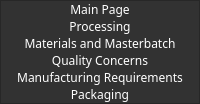
              <widget class="QFrame" name="frame_hpc">
               <property name="sizePolicy">
                <sizepolicy hsizetype="Preferred" vsizetype="Expanding">
                 <horstretch>0</horstretch>
                 <verstretch>0</verstretch>
                </sizepolicy>
               </property>
               <property name="minimumSize">
                <size>
                 <width>0</width>
                 <height>0</height>
                </size>
               </property>
               <property name="maximumSize">
                <size>
                 <width>16777215</width>
                 <height>0</height>
                </size>
               </property>
               <property name="styleSheet">
                <string notr="true">background-color: rgb(50, 50, 50);</string>
               </property>
               <property name="frameShape">
                <enum>QFrame::StyledPanel</enum>
               </property>
               <property name="frameShadow">
                <enum>QFrame::Raised</enum>
               </property>
               <layout class="QVBoxLayout" name="verticalLayout_6">
                <property name="spacing">
                 <number>0</number>
                </property>
                <property name="leftMargin">
                 <number>0</number>
                </property>
                <property name="topMargin">
                 <number>0</number>
                </property>
                <property name="rightMargin">
                 <number>0</number>
                </property>
                <property name="bottomMargin">
                 <number>0</number>
                </property>
                <item>
                 <widget class="QPushButton" name="Btn_hpc_main">
                  <property name="enabled">
                   <bool>true</bool>
                  </property>
                  <property name="sizePolicy">
                   <sizepolicy hsizetype="Minimum" vsizetype="Expanding">
                    <horstretch>0</horstretch>
                    <verstretch>0</verstretch>
                   </sizepolicy>
                  </property>
                  <property name="minimumSize">
                   <size>
                    <width>0</width>
                    <height>0</height>
                   </size>
                  </property>
                  <property name="font">
                   <font>
                    <family>Century Gothic</family>
                   </font>
                  </property>
                  <property name="layoutDirection">
                   <enum>Qt::LeftToRight</enum>
                  </property>
                  <property name="styleSheet">
                   <string notr="true">QPushButton {
	color: rgb(255, 255, 255);
	background-color: rgb(35, 35, 35, 0);
	border: 0px solid;
}
QPushButton:hover{
	background-color: rgb(85, 170, 255);
}</string>
                  </property>
                  <property name="text">
                   <string>Main Page</string>
                  </property>
                 </widget>
                </item>
                <item>
                 <widget class="QPushButton" name="Btn_hpc_process">
                  <property name="enabled">
                   <bool>true</bool>
                  </property>
                  <property name="sizePolicy">
                   <sizepolicy hsizetype="Minimum" vsizetype="Expanding">
                    <horstretch>0</horstretch>
                    <verstretch>0</verstretch>
                   </sizepolicy>
                  </property>
                  <property name="minimumSize">
                   <size>
                    <width>0</width>
                    <height>0</height>
                   </size>
                  </property>
                  <property name="font">
                   <font>
                    <family>Century Gothic</family>
                   </font>
                  </property>
                  <property name="layoutDirection">
                   <enum>Qt::LeftToRight</enum>
                  </property>
                  <property name="styleSheet">
                   <string notr="true">QPushButton {
	color: rgb(255, 255, 255);
	background-color: rgb(35, 35, 35, 0);
	border: 0px solid;
}
QPushButton:hover{
	background-color: rgb(85, 170, 255);
}</string>
                  </property>
                  <property name="text">
                   <string>Processing</string>
                  </property>
                 </widget>
                </item>
                <item>
                 <widget class="QPushButton" name="Btn_hpc_mat">
                  <property name="enabled">
                   <bool>true</bool>
                  </property>
                  <property name="sizePolicy">
                   <sizepolicy hsizetype="Minimum" vsizetype="Expanding">
                    <horstretch>0</horstretch>
                    <verstretch>0</verstretch>
                   </sizepolicy>
                  </property>
                  <property name="minimumSize">
                   <size>
                    <width>0</width>
                    <height>0</height>
                   </size>
                  </property>
                  <property name="font">
                   <font>
                    <family>Century Gothic</family>
                   </font>
                  </property>
                  <property name="layoutDirection">
                   <enum>Qt::LeftToRight</enum>
                  </property>
                  <property name="styleSheet">
                   <string notr="true">QPushButton {
	color: rgb(255, 255, 255);
	background-color: rgb(35, 35, 35, 0);
	border: 0px solid;
}
QPushButton:hover{
	background-color: rgb(85, 170, 255);
}</string>
                  </property>
                  <property name="text">
                   <string>Materials and Masterbatch</string>
                  </property>
                 </widget>
                </item>
                <item>
                 <widget class="QPushButton" name="Btn_hpc_qc">
                  <property name="enabled">
                   <bool>true</bool>
                  </property>
                  <property name="sizePolicy">
                   <sizepolicy hsizetype="Minimum" vsizetype="Expanding">
                    <horstretch>0</horstretch>
                    <verstretch>0</verstretch>
                   </sizepolicy>
                  </property>
                  <property name="minimumSize">
                   <size>
                    <width>0</width>
                    <height>0</height>
                   </size>
                  </property>
                  <property name="font">
                   <font>
                    <family>Century Gothic</family>
                   </font>
                  </property>
                  <property name="layoutDirection">
                   <enum>Qt::LeftToRight</enum>
                  </property>
                  <property name="styleSheet">
                   <string notr="true">QPushButton {
	color: rgb(255, 255, 255);
	background-color: rgb(35, 35, 35, 0);
	border: 0px solid;
}
QPushButton:hover{
	background-color: rgb(85, 170, 255);
}</string>
                  </property>
                  <property name="text">
                   <string>Quality Concerns</string>
                  </property>
                 </widget>
                </item>
                <item>
                 <widget class="QPushButton" name="Btn_hpc_manu">
                  <property name="enabled">
                   <bool>true</bool>
                  </property>
                  <property name="sizePolicy">
                   <sizepolicy hsizetype="Minimum" vsizetype="Expanding">
                    <horstretch>0</horstretch>
                    <verstretch>0</verstretch>
                   </sizepolicy>
                  </property>
                  <property name="minimumSize">
                   <size>
                    <width>0</width>
                    <height>0</height>
                   </size>
                  </property>
                  <property name="font">
                   <font>
                    <family>Century Gothic</family>
                   </font>
                  </property>
                  <property name="layoutDirection">
                   <enum>Qt::LeftToRight</enum>
                  </property>
                  <property name="styleSheet">
                   <string notr="true">QPushButton {
	color: rgb(255, 255, 255);
	background-color: rgb(35, 35, 35, 0);
	border: 0px solid;
}
QPushButton:hover{
	background-color: rgb(85, 170, 255);
}</string>
                  </property>
                  <property name="text">
                   <string>Manufacturing Requirements</string>
                  </property>
                 </widget>
                </item>
                <item>
                 <widget class="QPushButton" name="Btn_hpc_pack">
                  <property name="enabled">
                   <bool>true</bool>
                  </property>
                  <property name="sizePolicy">
                   <sizepolicy hsizetype="Minimum" vsizetype="Expanding">
                    <horstretch>0</horstretch>
                    <verstretch>0</verstretch>
                   </sizepolicy>
                  </property>
                  <property name="minimumSize">
                   <size>
                    <width>0</width>
                    <height>0</height>
                   </size>
                  </property>
                  <property name="font">
                   <font>
                    <family>Century Gothic</family>
                   </font>
                  </property>
                  <property name="layoutDirection">
                   <enum>Qt::LeftToRight</enum>
                  </property>
                  <property name="styleSheet">
                   <string notr="true">QPushButton {
	color: rgb(255, 255, 255);
	background-color: rgb(35, 35, 35, 0);
	border: 0px solid;
}
QPushButton:hover{
	background-color: rgb(85, 170, 255);
}</string>
                  </property>
                  <property name="text">
                   <string>Packaging</string>
                  </property>
                 </widget>
                </item>
               </layout>
              </widget>
